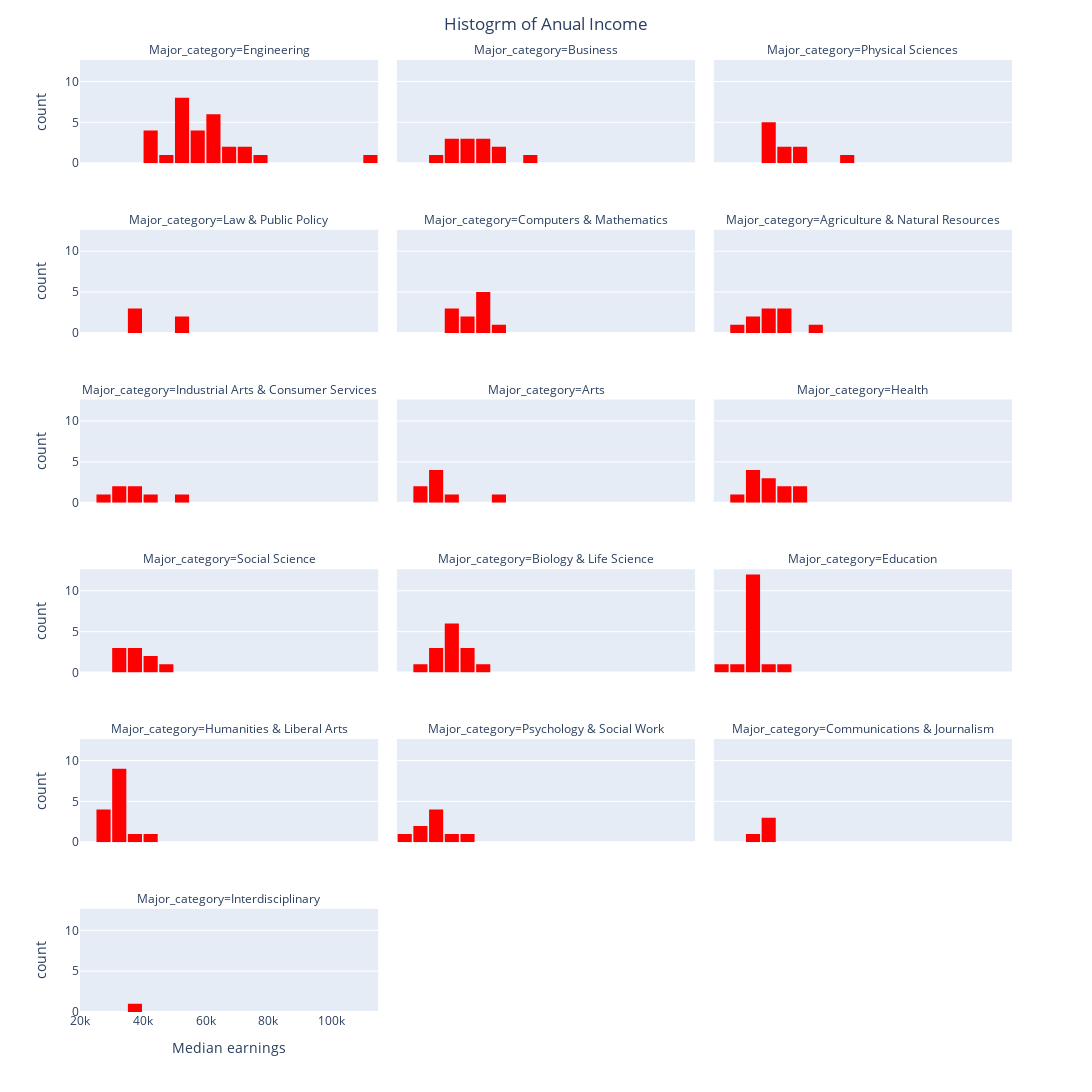

Notebook code for this chart:
### Code cell
# Make a histogram that explores median income for each of the major categories (facet_col).
# How did you choose your number of bins? I have 18 bins, so we are able to read the histogram easily, but also so that it gives us an accurate answer.

import plotly.express as px

fig = px.histogram(
                  DF_raw,
                  x = 'Median',
                   nbins = 20,
                  facet_col='Major_category',
                  facet_col_wrap=3,
                color_discrete_sequence=['red'])

fig.update_layout(autosize=False,
                  width=4200,
                  height=1600,
                  bargap=0.1,
                 title='Histogrm of Anual Income',
                 title_x=0.5,
                 xaxis_title='Median earnings',
                 yaxis_title='count',)
                 

fig.show()

### Figure 1 — Plotly figure (JSON) as saved in the notebook; plotly's stock layout.template omitted (floating-point values rounded to 4 significant figures)
{"data": [{"bingroup": "x", "hovertemplate": "Major_category=Engineering<br>Median=%{x}<br>count=%{y}<extra></extra>", "legendgroup": "", "marker": {"color": "red", "pattern": {"shape": ""}}, "name": "", "nbinsx": 20, "orientation": "v", "showlegend": false, "type": "histogram", "x": [110000, 75000, 73000, 70000, 65000, 65000, 60000, 60000, 60000, 60000, 60000, 60000, 58000, 57100, 57000, 56000, 54000, 52000, 52000, 50000, 50000, 50000, 50000, 50000, 46000, 44000, 40000, 40000, 40000], "xaxis": "x16", "yaxis": "y16"}, {"bingroup": "x", "hovertemplate": "Major_category=Business<br>Median=%{x}<br>count=%{y}<extra></extra>", "legendgroup": "", "marker": {"color": "red", "pattern": {"shape": ""}}, "name": "", "nbinsx": 20, "orientation": "v", "showlegend": false, "type": "histogram", "x": [62000, 51000, 50000, 47000, 46000, 45000, 40000, 40000, 40000, 38000, 38000, 36000, 33000], "xaxis": "x17", "yaxis": "y17"}, {"bingroup": "x", "hovertemplate": "Major_category=Physical Sciences<br>Median=%{x}<br>count=%{y}<extra></extra>", "legendgroup": "", "marker": {"color": "red", "pattern": {"shape": ""}}, "name": "", "nbinsx": 20, "orientation": "v", "showlegend": false, "type": "histogram", "x": [62000, 46000, 45000, 44700, 40000, 39000, 36200, 36000, 35000, 35000], "xaxis": "x18", "yaxis": "y18"}, {"bingroup": "x", "hovertemplate": "Major_category=Law & Public Policy<br>Median=%{x}<br>count=%{y}<extra></extra>", "legendgroup": "", "marker": {"color": "red", "pattern": {"shape": ""}}, "name": "", "nbinsx": 20, "orientation": "v", "showlegend": false, "type": "histogram", "x": [54000, 50000, 36000, 36000, 35000], "xaxis": "x13", "yaxis": "y13"}, {"bingroup": "x", "hovertemplate": "Major_category=Computers & Mathematics<br>Median=%{x}<br>count=%{y}<extra></extra>", "legendgroup": "", "marker": {"color": "red", "pattern": {"shape": ""}}, "name": "", "nbinsx": 20, "orientation": "v", "showlegend": false, "type": "histogram", "x": [53000, 45000, 45000, 45000, 45000, 45000, 42000, 41300, 37500, 36400, 35000], "xaxis": "x14", "yaxis": "y14"}, {"bingroup": "x", "hovertemplate": "Major_category=Agriculture & Natural Resources<br>Median=%{x}<br>count=%{y}<extra></extra>", "legendgroup": "", "marker": {"color": "red", "pattern": {"shape": ""}}, "name": "", "nbinsx": 20, "orientation": "v", "showlegend": false, "type": "histogram", "x": [53000, 40000, 40000, 40000, 35000, 35000, 35000, 32000, 30000, 29000], "xaxis": "x15", "yaxis": "y15"}, {"bingroup": "x", "hovertemplate": "Major_category=Industrial Arts & Consumer Services<br>Median=%{x}<br>count=%{y}<extra></extra>", "legendgroup": "", "marker": {"color": "red", "pattern": {"shape": ""}}, "name": "", "nbinsx": 20, "orientation": "v", "showlegend": false, "type": "histogram", "x": [50000, 40000, 38400, 35000, 32000, 30000, 29000], "xaxis": "x10", "yaxis": "y10"}, {"bingroup": "x", "hovertemplate": "Major_category=Arts<br>Median=%{x}<br>count=%{y}<extra></extra>", "legendgroup": "", "marker": {"color": "red", "pattern": {"shape": ""}}, "name": "", "nbinsx": 20, "orientation": "v", "showlegend": false, "type": "histogram", "x": [50000, 35000, 32000, 31000, 30500, 30000, 29000, 27000], "xaxis": "x11", "yaxis": "y11"}, {"bingroup": "x", "hovertemplate": "Major_category=Health<br>Median=%{x}<br>count=%{y}<extra></extra>", "legendgroup": "", "marker": {"color": "red", "pattern": {"shape": ""}}, "name": "", "nbinsx": 20, "orientation": "v", "showlegend": false, "type": "histogram", "x": [48000, 45000, 42000, 40000, 36000, 35000, 35000, 34000, 33500, 33000, 32400, 28000], "xaxis": "x12", "yaxis": "y12"}, {"bingroup": "x", "hovertemplate": "Major_category=Social Science<br>Median=%{x}<br>count=%{y}<extra></extra>", "legendgroup": "", "marker": {"color": "red", "pattern": {"shape": ""}}, "name": "", "nbinsx": 20, "orientation": "v", "showlegend": false, "type": "histogram", "x": [47000, 40100, 40000, 38000, 38000, 35000, 33000, 33000, 32000], "xaxis": "x7", "yaxis": "y7"}, {"bingroup": "x", "hovertemplate": "Major_category=Biology & Life Science<br>Median=%{x}<br>count=%{y}<extra></extra>", "legendgroup": "", "marker": {"color": "red", "pattern": {"shape": ""}}, "name": "", "nbinsx": 20, "orientation": "v", "showlegend": false, "type": "histogram", "x": [45000, 41000, 40000, 40000, 38000, 37400, 37000, 35600, 35000, 35000, 33500, 33400, 33000, 26000], "xaxis": "x8", "yaxis": "y8"}, {"bingroup": "x", "hovertemplate": "Major_category=Education<br>Median=%{x}<br>count=%{y}<extra></extra>", "legendgroup": "", "marker": {"color": "red", "pattern": {"shape": ""}}, "name": "", "nbinsx": 20, "orientation": "v", "showlegend": false, "type": "histogram", "x": [41000, 35000, 34000, 34000, 34000, 34000, 33000, 33000, 32500, 32100, 32000, 32000, 31000, 30000, 28000, 22000], "xaxis": "x9", "yaxis": "y9"}, {"bingroup": "x", "hovertemplate": "Major_category=Humanities & Liberal Arts<br>Median=%{x}<br>count=%{y}<extra></extra>", "legendgroup": "", "marker": {"color": "red", "pattern": {"shape": ""}}, "name": "", "nbinsx": 20, "orientation": "v", "showlegend": false, "type": "histogram", "x": [40000, 35000, 34000, 34000, 34000, 33000, 32200, 32000, 32000, 31000, 30000, 29000, 28000, 27500, 27000], "xaxis": "x4", "yaxis": "y4"}, {"bingroup": "x", "hovertemplate": "Major_category=Psychology & Social Work<br>Median=%{x}<br>count=%{y}<extra></extra>", "legendgroup": "", "marker": {"color": "red", "pattern": {"shape": ""}}, "name": "", "nbinsx": 20, "orientation": "v", "showlegend": false, "type": "histogram", "x": [40000, 36000, 31500, 30000, 30000, 30000, 25000, 25000, 23400], "xaxis": "x5", "yaxis": "y5"}, {"bingroup": "x", "hovertemplate": "Major_category=Communications & Journalism<br>Median=%{x}<br>count=%{y}<extra></extra>", "legendgroup": "", "marker": {"color": "red", "pattern": {"shape": ""}}, "name": "", "nbinsx": 20, "orientation": "v", "showlegend": false, "type": "histogram", "x": [35000, 35000, 35000, 33000], "xaxis": "x6", "yaxis": "y6"}, {"bingroup": "x", "hovertemplate": "Major_category=Interdisciplinary<br>Median=%{x}<br>count=%{y}<extra></extra>", "legendgroup": "", "marker": {"color": "red", "pattern": {"shape": ""}}, "name": "", "nbinsx": 20, "orientation": "v", "showlegend": false, "type": "histogram", "x": [35000], "xaxis": "x", "yaxis": "y"}], "layout": {"annotations": [{"font": {}, "showarrow": false, "text": "Major_category=Interdisciplinary", "x": 0.16, "xanchor": "center", "xref": "paper", "y": 0.1083, "yanchor": "bottom", "yref": "paper"}, {"font": {}, "showarrow": false, "text": "Major_category=Humanities & Liberal Arts", "x": 0.16, "xanchor": "center", "xref": "paper", "y": 0.2867, "yanchor": "bottom", "yref": "paper"}, {"font": {}, "showarrow": false, "text": "Major_category=Psychology & Social Work", "x": 0.5, "xanchor": "center", "xref": "paper", "y": 0.2867, "yanchor": "bottom", "yref": "paper"}, {"font": {}, "showarrow": false, "text": "Major_category=Communications & Journalism", "x": 0.84, "xanchor": "center", "xref": "paper", "y": 0.2867, "yanchor": "bottom", "yref": "paper"}, {"font": {}, "showarrow": false, "text": "Major_category=Social Science", "x": 0.16, "xanchor": "center", "xref": "paper", "y": 0.465, "yanchor": "bottom", "yref": "paper"}, {"font": {}, "showarrow": false, "text": "Major_category=Biology & Life Science", "x": 0.5, "xanchor": "center", "xref": "paper", "y": 0.465, "yanchor": "bottom", "yref": "paper"}, {"font": {}, "showarrow": false, "text": "Major_category=Education", "x": 0.84, "xanchor": "center", "xref": "paper", "y": 0.465, "yanchor": "bottom", "yref": "paper"}, {"font": {}, "showarrow": false, "text": "Major_category=Industrial Arts & Consumer Services", "x": 0.16, "xanchor": "center", "xref": "paper", "y": 0.6433, "yanchor": "bottom", "yref": "paper"}, {"font": {}, "showarrow": false, "text": "Major_category=Arts", "x": 0.5, "xanchor": "center", "xref": "paper", "y": 0.6433, "yanchor": "bottom", "yref": "paper"}, {"font": {}, "showarrow": false, "text": "Major_category=Health", "x": 0.84, "xanchor": "center", "xref": "paper", "y": 0.6433, "yanchor": "bottom", "yref": "paper"}, {"font": {}, "showarrow": false, "text": "Major_category=Law & Public Policy", "x": 0.16, "xanchor": "center", "xref": "paper", "y": 0.8217, "yanchor": "bottom", "yref": "paper"}, {"font": {}, "showarrow": false, "text": "Major_category=Computers & Mathematics", "x": 0.5, "xanchor": "center", "xref": "paper", "y": 0.8217, "yanchor": "bottom", "yref": "paper"}, {"font": {}, "showarrow": false, "text": "Major_category=Agriculture & Natural Resources", "x": 0.84, "xanchor": "center", "xref": "paper", "y": 0.8217, "yanchor": "bottom", "yref": "paper"}, {"font": {}, "showarrow": false, "text": "Major_category=Engineering", "x": 0.16, "xanchor": "center", "xref": "paper", "y": 1.0, "yanchor": "bottom", "yref": "paper"}, {"font": {}, "showarrow": false, "text": "Major_category=Business", "x": 0.5, "xanchor": "center", "xref": "paper", "y": 1.0, "yanchor": "bottom", "yref": "paper"}, {"font": {}, "showarrow": false, "text": "Major_category=Physical Sciences", "x": 0.84, "xanchor": "center", "xref": "paper", "y": 1.0, "yanchor": "bottom", "yref": "paper"}], "autosize": false, "bargap": 0.1, "barmode": "relative", "height": 1600, "legend": {"tracegroupgap": 0}, "margin": {"t": 60}, "title": {"text": "Histogrm of Anual Income", "x": 0.5}, "width": 4200, "xaxis": {"anchor": "y", "domain": [0, 0.32], "title": {"text": "Median earnings"}}, "xaxis10": {"anchor": "y10", "domain": [0, 0.32], "matches": "x", "showticklabels": false}, "xaxis11": {"anchor": "y11", "domain": [0.34, 0.66], "matches": "x", "showticklabels": false}, "xaxis12": {"anchor": "y12", "domain": [0.68, 1.0], "matches": "x", "showticklabels": false}, "xaxis13": {"anchor": "y13", "domain": [0, 0.32], "matches": "x", "showticklabels": false}, "xaxis14": {"anchor": "y14", "domain": [0.34, 0.66], "matches": "x", "showticklabels": false}, "xaxis15": {"anchor": "y15", "domain": [0.68, 1.0], "matches": "x", "showticklabels": false}, "xaxis16": {"anchor": "y16", "domain": [0, 0.32], "matches": "x", "showticklabels": false}, "xaxis17": {"anchor": "y17", "domain": [0.34, 0.66], "matches": "x", "showticklabels": false}, "xaxis18": {"anchor": "y18", "domain": [0.68, 1.0], "matches": "x", "showticklabels": false}, "xaxis2": {"anchor": "y2", "domain": [0.34, 0.66], "matches": "x", "title": {"text": "Median"}}, "xaxis3": {"anchor": "y3", "domain": [0.68, 1.0], "matches": "x", "title": {"text": "Median"}}, "xaxis4": {"anchor": "y4", "domain": [0, 0.32], "matches": "x", "showticklabels": false}, "xaxis5": {"anchor": "y5", "domain": [0.34, 0.66], "matches": "x", "showticklabels": false}, "xaxis6": {"anchor": "y6", "domain": [0.68, 1.0], "matches": "x", "showticklabels": false}, "xaxis7": {"anchor": "y7", "domain": [0, 0.32], "matches": "x", "showticklabels": false}, "xaxis8": {"anchor": "y8", "domain": [0.34, 0.66], "matches": "x", "showticklabels": false}, "xaxis9": {"anchor": "y9", "domain": [0.68, 1.0], "matches": "x", "showticklabels": false}, "yaxis": {"anchor": "x", "domain": [0, 0.1083], "title": {"text": "count"}}, "yaxis10": {"anchor": "x10", "domain": [0.535, 0.6433], "matches": "y", "title": {"text": "count"}}, "yaxis11": {"anchor": "x11", "domain": [0.535, 0.6433], "matches": "y", "showticklabels": false}, "yaxis12": {"anchor": "x12", "domain": [0.535, 0.6433], "matches": "y", "showticklabels": false}, "yaxis13": {"anchor": "x13", "domain": [0.7133, 0.8217], "matches": "y", "title": {"text": "count"}}, "yaxis14": {"anchor": "x14", "domain": [0.7133, 0.8217], "matches": "y", "showticklabels": false}, "yaxis15": {"anchor": "x15", "domain": [0.7133, 0.8217], "matches": "y", "showticklabels": false}, "yaxis16": {"anchor": "x16", "domain": [0.8917, 1.0], "matches": "y", "title": {"text": "count"}}, "yaxis17": {"anchor": "x17", "domain": [0.8917, 1.0], "matches": "y", "showticklabels": false}, "yaxis18": {"anchor": "x18", "domain": [0.8917, 1.0], "matches": "y", "showticklabels": false}, "yaxis2": {"anchor": "x2", "domain": [0, 0.1083], "matches": "y", "showticklabels": false}, "yaxis3": {"anchor": "x3", "domain": [0, 0.1083], "matches": "y", "showticklabels": false}, "yaxis4": {"anchor": "x4", "domain": [0.1783, 0.2867], "matches": "y", "title": {"text": "count"}}, "yaxis5": {"anchor": "x5", "domain": [0.1783, 0.2867], "matches": "y", "showticklabels": false}, "yaxis6": {"anchor": "x6", "domain": [0.1783, 0.2867], "matches": "y", "showticklabels": false}, "yaxis7": {"anchor": "x7", "domain": [0.3567, 0.465], "matches": "y", "title": {"text": "count"}}, "yaxis8": {"anchor": "x8", "domain": [0.3567, 0.465], "matches": "y", "showticklabels": false}, "yaxis9": {"anchor": "x9", "domain": [0.3567, 0.465], "matches": "y", "showticklabels": false}}}
